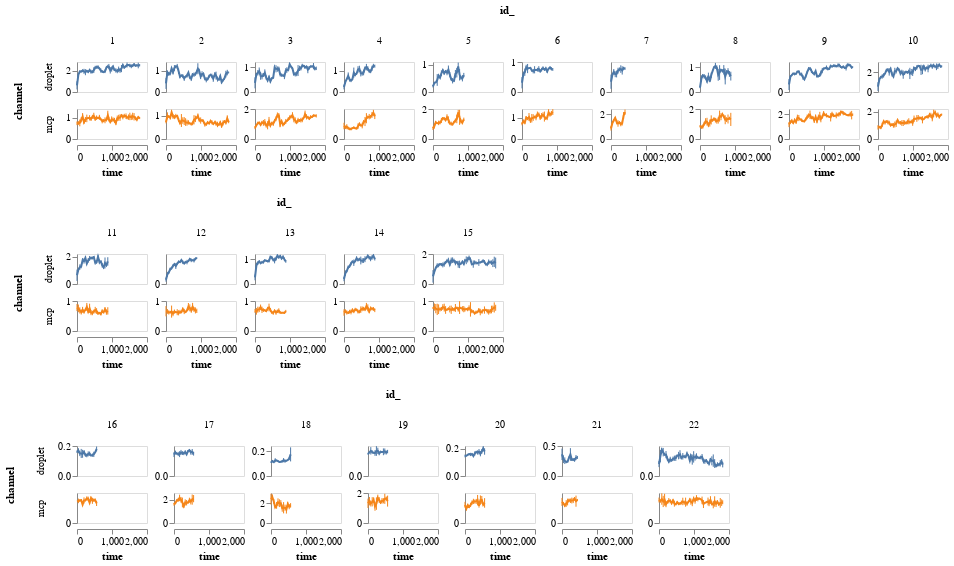

The cell this chart's notebook holds for it:
### Markdown cell above
## Exploratory data analysis

### 1) Plotting time series for each ROI

### Code cell
def plot_profiles(data):

    base = alt.Chart(data).transform_calculate(
        mm = "datum.mean / 1000",
        ee = "datum.error / 1000",
        min_ = "datum.mm - datum.ee",
        max_ = "datum.mm + datum.ee"
    )

    profile = (
        base.mark_line(point=False).encode(
            x='time:Q',
            y=alt.Y('mm:Q', title=None),
            color=alt.Color('channel:N', legend=None),
        ).properties(
            width=70, height=30,
        )
    )

    errorbars = base.mark_errorbar().encode(
        x="time:Q",
        y="min_:Q",
        y2="max_:Q",
        color=alt.Color('channel:N', legend=None)
    )

    profile_err = alt.layer(errorbars, profile).facet(column='id_:O', row="channel:N")
    
    return profile_err


# Produce one chart for each phenotype
profile_plots = [plot_profiles(tidy0.query("phenotype == @ptype"))
                 .resolve_scale(y="independent")
                 for ptype in [1,2,3]]

profile_plots_fig = (
    alt.vconcat(*profile_plots)
    .configure_axis(grid=False)
    .configure_facet(spacing=5)
    .resolve_scale(x="shared")
)

profile_plots_fig

### Figure 1 — Vega-Lite specification as saved in the notebook (floating-point values rounded to 4 significant figures; data arrays with more than 128 entries replaced by an {"elided": "..."} marker saying what was removed)
{"config": {"view": {"continuousWidth": 400, "continuousHeight": 300}, "axis": {"grid": false}, "facet": {"spacing": 5}}, "vconcat": [{"data": {"name": "data-57b7f6f046378ca729c68a407700de4b"}, "facet": {"column": {"type": "ordinal", "field": "id_"}, "row": {"type": "nominal", "field": "channel"}}, "spec": {"layer": [{"mark": "errorbar", "encoding": {"color": {"type": "nominal", "field": "channel", "legend": null}, "x": {"type": "quantitative", "field": "time"}, "y": {"type": "quantitative", "field": "min_"}, "y2": {"field": "max_"}}, "transform": [{"calculate": "datum.mean / 1000", "as": "mm"}, {"calculate": "datum.error / 1000", "as": "ee"}, {"calculate": "datum.mm - datum.ee", "as": "min_"}, {"calculate": "datum.mm + datum.ee", "as": "max_"}]}, {"mark": {"type": "line", "point": false}, "encoding": {"color": {"type": "nominal", "field": "channel", "legend": null}, "x": {"type": "quantitative", "field": "time"}, "y": {"type": "quantitative", "field": "mm", "title": null}}, "height": 30, "transform": [{"calculate": "datum.mean / 1000", "as": "mm"}, {"calculate": "datum.error / 1000", "as": "ee"}, {"calculate": "datum.mm - datum.ee", "as": "min_"}, {"calculate": "datum.mm + datum.ee", "as": "max_"}], "width": 70}]}, "resolve": {"scale": {"y": "independent"}}}, {"data": {"name": "data-96e0fe8c813f911996c14c5781641566"}, "facet": {"column": {"type": "ordinal", "field": "id_"}, "row": {"type": "nominal", "field": "channel"}}, "spec": {"layer": [{"mark": "errorbar", "encoding": {"color": {"type": "nominal", "field": "channel", "legend": null}, "x": {"type": "quantitative", "field": "time"}, "y": {"type": "quantitative", "field": "min_"}, "y2": {"field": "max_"}}, "transform": [{"calculate": "datum.mean / 1000", "as": "mm"}, {"calculate": "datum.error / 1000", "as": "ee"}, {"calculate": "datum.mm - datum.ee", "as": "min_"}, {"calculate": "datum.mm + datum.ee", "as": "max_"}]}, {"mark": {"type": "line", "point": false}, "encoding": {"color": {"type": "nominal", "field": "channel", "legend": null}, "x": {"type": "quantitative", "field": "time"}, "y": {"type": "quantitative", "field": "mm", "title": null}}, "height": 30, "transform": [{"calculate": "datum.mean / 1000", "as": "mm"}, {"calculate": "datum.error / 1000", "as": "ee"}, {"calculate": "datum.mm - datum.ee", "as": "min_"}, {"calculate": "datum.mm + datum.ee", "as": "max_"}], "width": 70}]}, "resolve": {"scale": {"y": "independent"}}}, {"data": {"name": "data-136af82264598950afc59da0b0f4748e"}, "facet": {"column": {"type": "ordinal", "field": "id_"}, "row": {"type": "nominal", "field": "channel"}}, "spec": {"layer": [{"mark": "errorbar", "encoding": {"color": {"type": "nominal", "field": "channel", "legend": null}, "x": {"type": "quantitative", "field": "time"}, "y": {"type": "quantitative", "field": "min_"}, "y2": {"field": "max_"}}, "transform": [{"calculate": "datum.mean / 1000", "as": "mm"}, {"calculate": "datum.error / 1000", "as": "ee"}, {"calculate": "datum.mm - datum.ee", "as": "min_"}, {"calculate": "datum.mm + datum.ee", "as": "max_"}]}, {"mark": {"type": "line", "point": false}, "encoding": {"color": {"type": "nominal", "field": "channel", "legend": null}, "x": {"type": "quantitative", "field": "time"}, "y": {"type": "quantitative", "field": "mm", "title": null}}, "height": 30, "transform": [{"calculate": "datum.mean / 1000", "as": "mm"}, {"calculate": "datum.error / 1000", "as": "ee"}, {"calculate": "datum.mm - datum.ee", "as": "min_"}, {"calculate": "datum.mm + datum.ee", "as": "max_"}], "width": 70}]}, "resolve": {"scale": {"y": "independent"}}}], "resolve": {"scale": {"x": "shared"}}, "$schema": "https://vega.github.io/schema/vega-lite/v4.8.1.json", "datasets": {"data-57b7f6f046378ca729c68a407700de4b": {"elided": "668 records"}, "data-96e0fe8c813f911996c14c5781641566": {"elided": "276 records"}, "data-136af82264598950afc59da0b0f4748e": {"elided": "268 records"}}}
